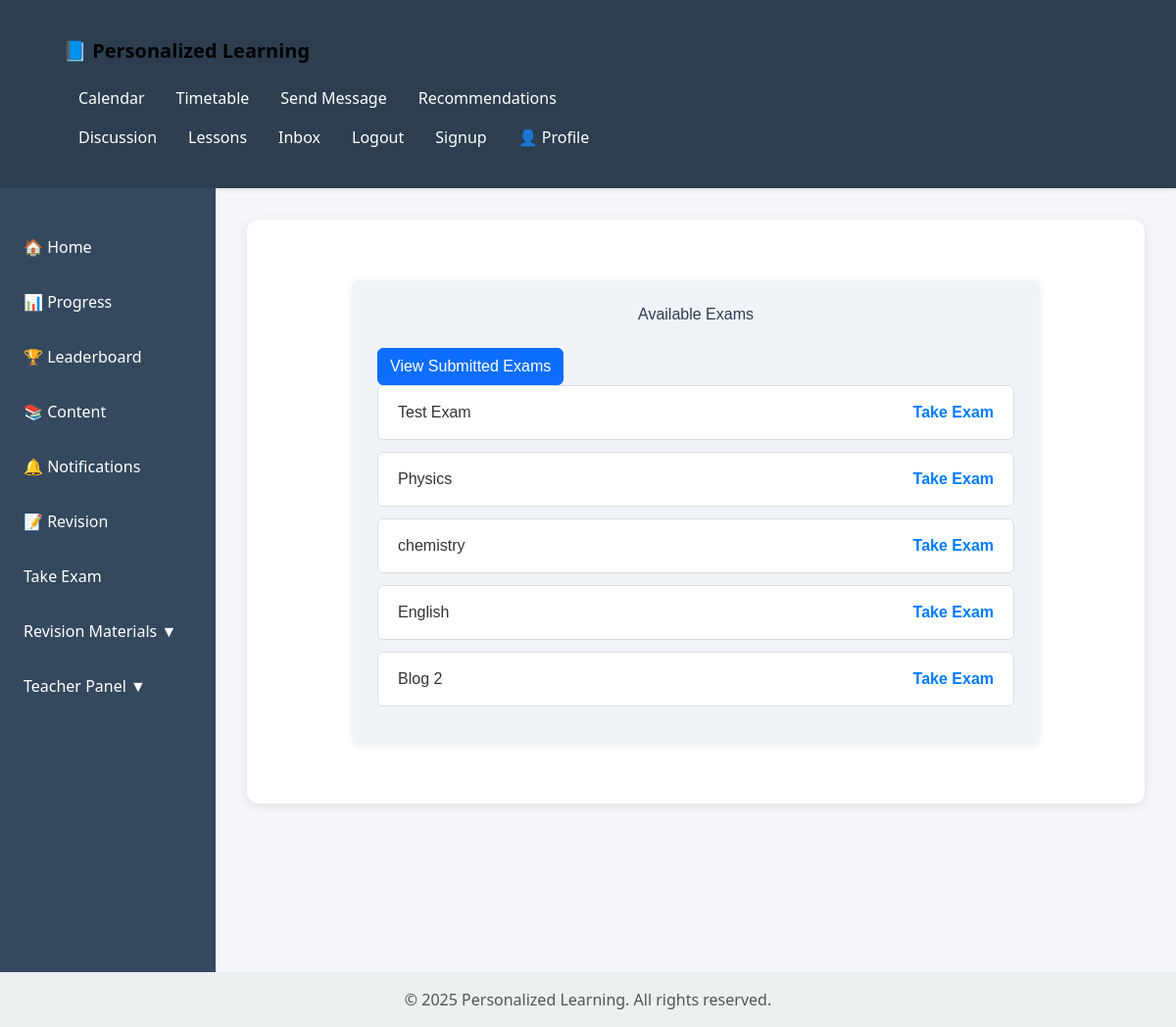
The app's page /examination/exams/ (signed in) with its own data.
### Examination/models.py (models this page shows, shortened)
class Exam(models.Model):
    title = models.CharField(max_length=255)
    created_by = models.ForeignKey(Teacher, on_delete=models.SET_NULL, null=True)
    created_at = models.DateTimeField(auto_now_add=True)

### Examination/views.py (the view)
# urls.py: path('exams/', views.exam_list, name='exam_list'),
@login_required
def exam_list(request):
    profile = request.user.users_profile  # or .profile per your related_name
    submitted_exam_ids = StudentExam.objects.filter(student=profile).values_list('exam_id', flat=True)
    exams = Exam.objects.exclude(id__in=submitted_exam_ids)
    return render(request, 'Examination/exam_list.html', {'exams': exams})

### Examination/templates/Examination/exam_list.html (shortened to what this page needs)
{% extends "content/base.html" %}
{% block content %}
<div class="available-exams-container">
  <h2>Available Exams</h2>
    <a href="{% url 'submitted_exam_list' %}" class="btn btn-primary">
      View Submitted Exams
    </a>
  <ul class="exam-list">
    {% for exam in exams %}
      <li>
        <span>{{ exam.title }}</span>
        <a href="{% url 'take_exam' exam.id %}">Take Exam</a>
      </li>
    {% empty %}
      <li>No exams available at the moment.</li>
    {% endfor %}
  </ul>
</div>
{% endblock %}

### content/templates/content/base.html (style rules this page uses)
body { margin: 0; font-family: 'Segoe UI', Tahoma, Geneva, Verdana, sans-serif; background-color: #f5f7fa; color: #333; display: flex; flex-direction: column; min-height: 100vh; }

### Examination/templates/Examination/exam_list.html (style rules this page uses)
.available-exams-container { max-width: 700px; margin: 30px auto; padding: 25px; background-color: #f0f4f8; border-radius: 8px; font-family: Arial, sans-serif; box-shadow: 0 2px 8px rgba(0, 0, 0, 0.1); }
.available-exams-container h2 { text-align: center; margin-bottom: 25px; color: #2c3e50; }
.exam-list { list-style: none; padding: 0; }
.exam-list li { background-color: #ffffff; border: 1px solid #dcdde1; border-radius: 6px; padding: 15px 20px; margin-bottom: 12px; display: flex; justify-content: space-between; align-items: center; }
.exam-list a { text-decoration: none; color: #007bff; font-weight: bold; }

### records on screen
Exam: title "Test Exam"
Exam: title "Physics"
Exam: title "chemistry"
Exam: title "English"
Exam: title "Blog 2"
